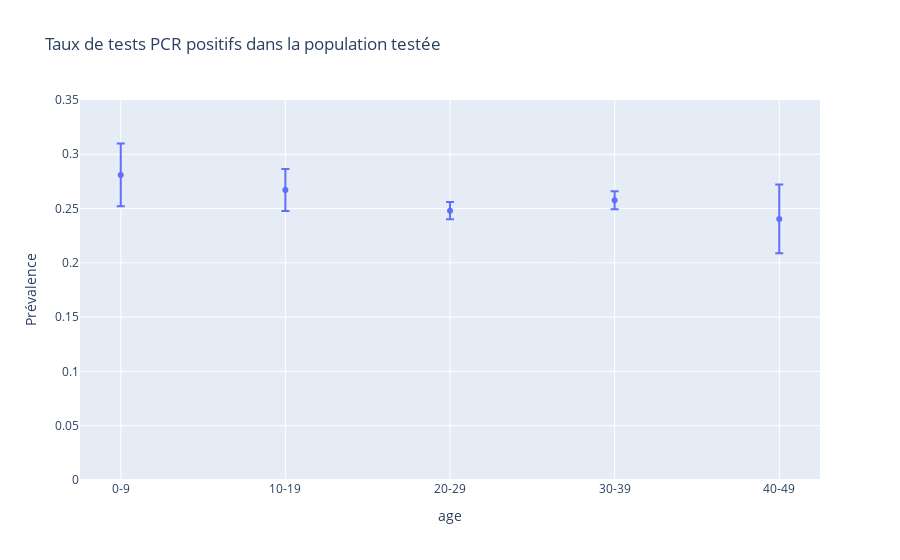

Here is the notebook cell this chart was saved with:
### Code cell
px.scatter(
    prevalence, x="age", y="Prévalence", error_y='incertitude',
    range_y=[0, 0.35], # text="label",
    title="Taux de tests PCR positifs dans la population testée"
)

### Figure 1 — Plotly figure (JSON) as saved in the notebook; plotly's stock layout.template omitted (floating-point values rounded to 4 significant figures)
{"data": [{"error_y": {"array": [0.02895, 0.01935, 0.007946, 0.008285, 0.03168]}, "hovertemplate": "age=%{x}<br>Prévalence=%{y}<extra></extra>", "legendgroup": "", "marker": {"color": "#636efa", "symbol": "circle"}, "mode": "markers", "name": "", "orientation": "v", "showlegend": false, "type": "scatter", "x": ["0-9", "10-19", "20-29", "30-39", "40-49"], "xaxis": "x", "y": [0.281, 0.2672, 0.2481, 0.2576, 0.2404], "yaxis": "y"}], "layout": {"legend": {"tracegroupgap": 0}, "title": {"text": "Taux de tests PCR positifs dans la population testée"}, "xaxis": {"anchor": "y", "domain": [0, 1], "title": {"text": "age"}}, "yaxis": {"anchor": "x", "domain": [0, 1], "range": [0, 0.35], "title": {"text": "Prévalence"}}}}
